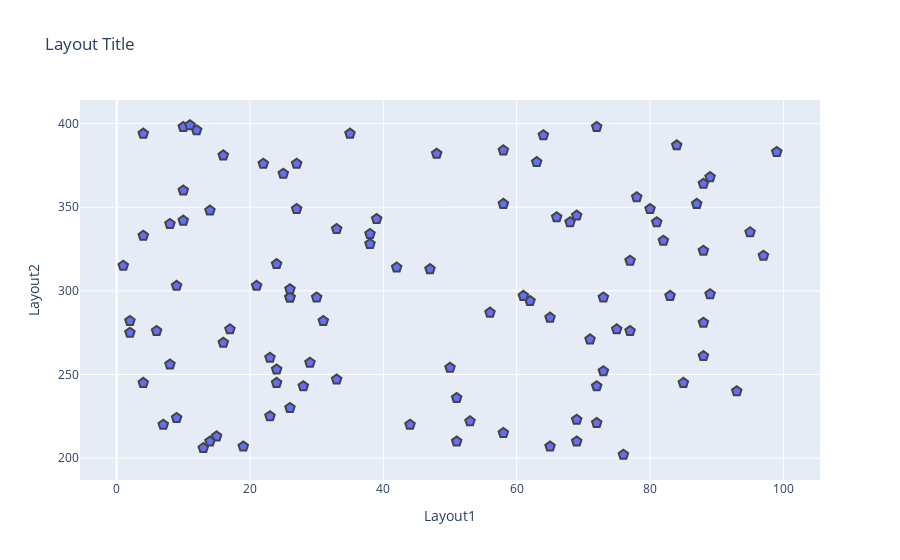

Write notebook code for a chart like this one.
### Markdown cell above
## 1. Scatter Basic

### Code cell
import plotly.graph_objects as go
import numpy as np

np.random.seed(1)

# 1. Data 정의
random_x = np.random.randint(1,101,100) # 1부터 101까지 100개
random_y = np.random.randint(200,400,100)

# 2. Scatter 정의
trace = go.Scatter(x=random_x
                    , y=random_y
                    , mode='markers'
                    , marker=dict(size=10
                                    , symbol = 'pentagon'  
                                    , line=dict(width=2)))

# 3. Layout 정의
layout = go.Layout(title="Layout Title"
                    , xaxis={'title':'Layout1'}
                    , yaxis={'title': 'Layout2'}
                    , hovermode='closest')
# 4. Figure
fig = go.Figure(data=trace, layout=layout)

# 5.출력
fig.show()

### Figure 1 — Plotly figure (JSON) as saved in the notebook; plotly's stock layout.template omitted (floating-point values rounded to 4 significant figures)
{"data": [{"marker": {"line": {"width": 2}, "size": 10, "symbol": "pentagon"}, "mode": "markers", "type": "scatter", "x": [38, 13, 73, 10, 76, 6, 80, 65, 17, 2, 77, 72, 7, 26, 51, 21, 19, 85, 12, 29, 30, 15, 51, 69, 88, 88, 95, 97, 87, 14, 10, 8, 64, 62, 23, 58, 2, 1, 61, 82, 9, 89, 14, 48, 73, 31, 72, 4, 71, 22, 50, 58, 4, 69, 25, 44, 77, 27, 53, 81, 42, 83, 16, 65, 69, 26, 99, 88, 8, 27, 26, 23, 10, 68, 24, 28, 38, 58, 84, 39, 9, 33, 35, 11, 24, 16, 88, 26, 72, 93, 75, 63, 47, 33, 89, 24, 56, 66, 78, 4], "y": [328, 206, 252, 398, 202, 276, 349, 207, 277, 275, 276, 243, 220, 230, 236, 303, 207, 245, 396, 257, 296, 213, 210, 223, 324, 281, 335, 321, 352, 348, 360, 340, 393, 294, 260, 352, 282, 315, 297, 330, 303, 298, 210, 382, 296, 282, 398, 394, 271, 376, 254, 215, 333, 345, 370, 220, 318, 376, 222, 341, 314, 297, 381, 284, 210, 296, 383, 261, 256, 349, 296, 225, 342, 341, 316, 243, 334, 384, 387, 343, 224, 337, 394, 399, 253, 269, 364, 301, 221, 240, 277, 377, 313, 247, 368, 245, 287, 344, 356, 245]}], "layout": {"hovermode": "closest", "title": {"text": "Layout Title"}, "xaxis": {"title": {"text": "Layout1"}}, "yaxis": {"title": {"text": "Layout2"}}}}
